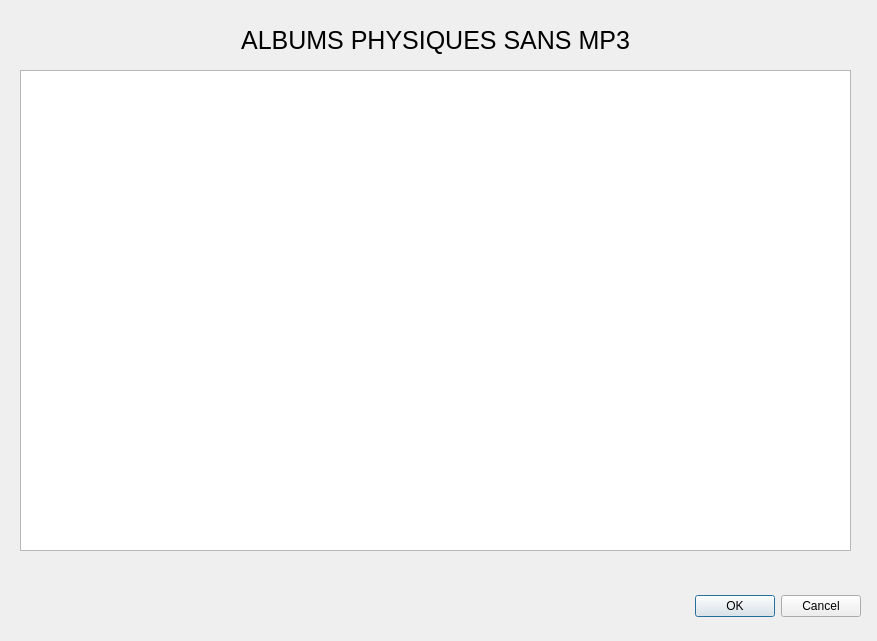
<?xml version="1.0" encoding="UTF-8"?>
<ui version="4.0">
 <class>DialogAlbumSSMP3</class>
 <widget class="QDialog" name="DialogAlbumSSMP3">
  <property name="geometry">
   <rect>
    <x>0</x>
    <y>0</y>
    <width>877</width>
    <height>641</height>
   </rect>
  </property>
  <property name="windowTitle">
   <string>Dialog</string>
  </property>
  <widget class="QDialogButtonBox" name="buttonBox">
   <property name="geometry">
    <rect>
     <x>520</x>
     <y>590</y>
     <width>341</width>
     <height>32</height>
    </rect>
   </property>
   <property name="orientation">
    <enum>Qt::Horizontal</enum>
   </property>
   <property name="standardButtons">
    <set>QDialogButtonBox::Cancel|QDialogButtonBox::Ok</set>
   </property>
  </widget>
  <widget class="QListWidget" name="ListeAlbums">
   <property name="geometry">
    <rect>
     <x>20</x>
     <y>70</y>
     <width>831</width>
     <height>481</height>
    </rect>
   </property>
   <property name="iconSize">
    <size>
     <width>100</width>
     <height>100</height>
    </size>
   </property>
   <property name="gridSize">
    <size>
     <width>110</width>
     <height>142</height>
    </size>
   </property>
   <property name="viewMode">
    <enum>QListView::IconMode</enum>
   </property>
  </widget>
  <widget class="QLabel" name="label">
   <property name="geometry">
    <rect>
     <x>20</x>
     <y>20</y>
     <width>831</width>
     <height>41</height>
    </rect>
   </property>
   <property name="styleSheet">
    <string notr="true">font-size:25px;</string>
   </property>
   <property name="text">
    <string>ALBUMS PHYSIQUES SANS MP3</string>
   </property>
   <property name="alignment">
    <set>Qt::AlignCenter</set>
   </property>
  </widget>
 </widget>
 <resources/>
 <connections>
  <connection>
   <sender>buttonBox</sender>
   <signal>accepted()</signal>
   <receiver>DialogAlbumSSMP3</receiver>
   <slot>accept()</slot>
   <hints>
    <hint type="sourcelabel">
     <x>248</x>
     <y>254</y>
    </hint>
    <hint type="destinationlabel">
     <x>157</x>
     <y>274</y>
    </hint>
   </hints>
  </connection>
  <connection>
   <sender>buttonBox</sender>
   <signal>rejected()</signal>
   <receiver>DialogAlbumSSMP3</receiver>
   <slot>reject()</slot>
   <hints>
    <hint type="sourcelabel">
     <x>316</x>
     <y>260</y>
    </hint>
    <hint type="destinationlabel">
     <x>286</x>
     <y>274</y>
    </hint>
   </hints>
  </connection>
 </connections>
</ui>
